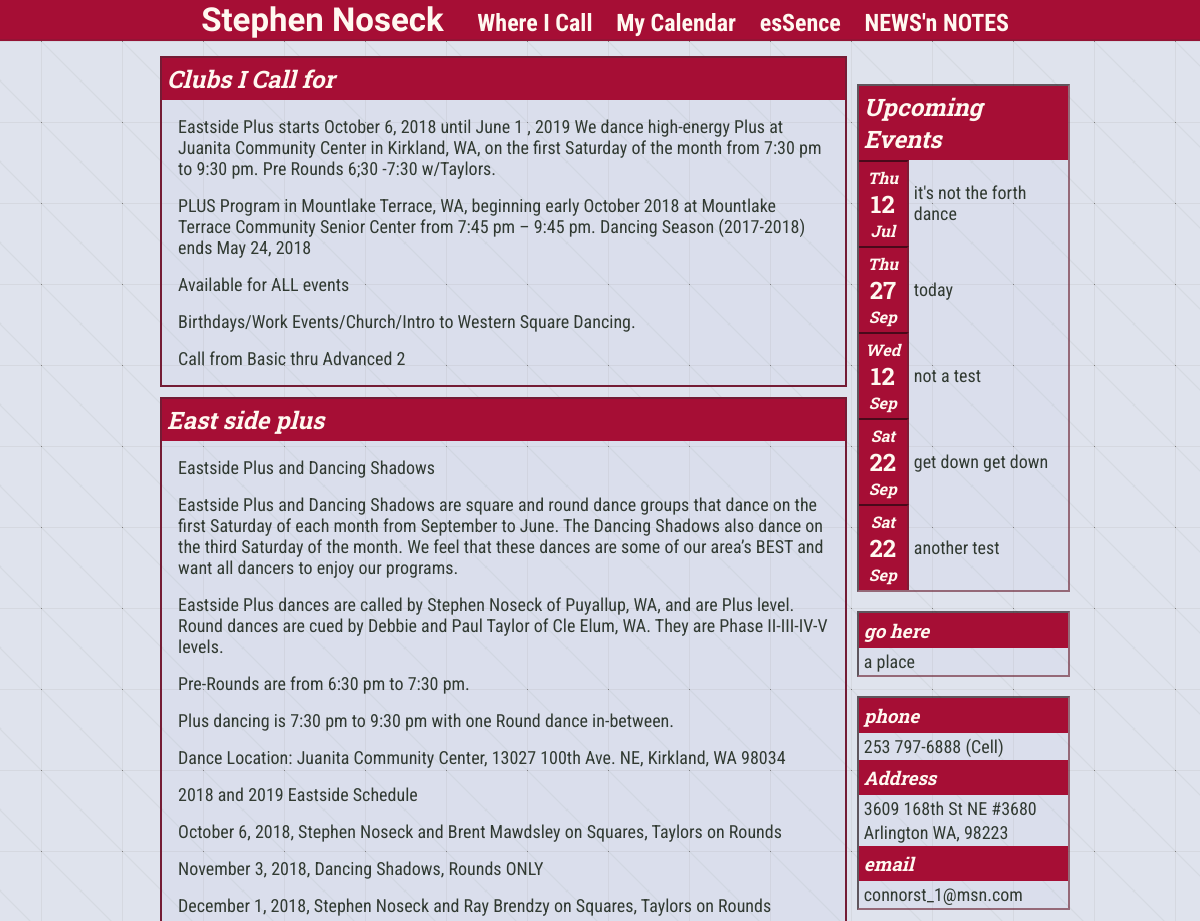
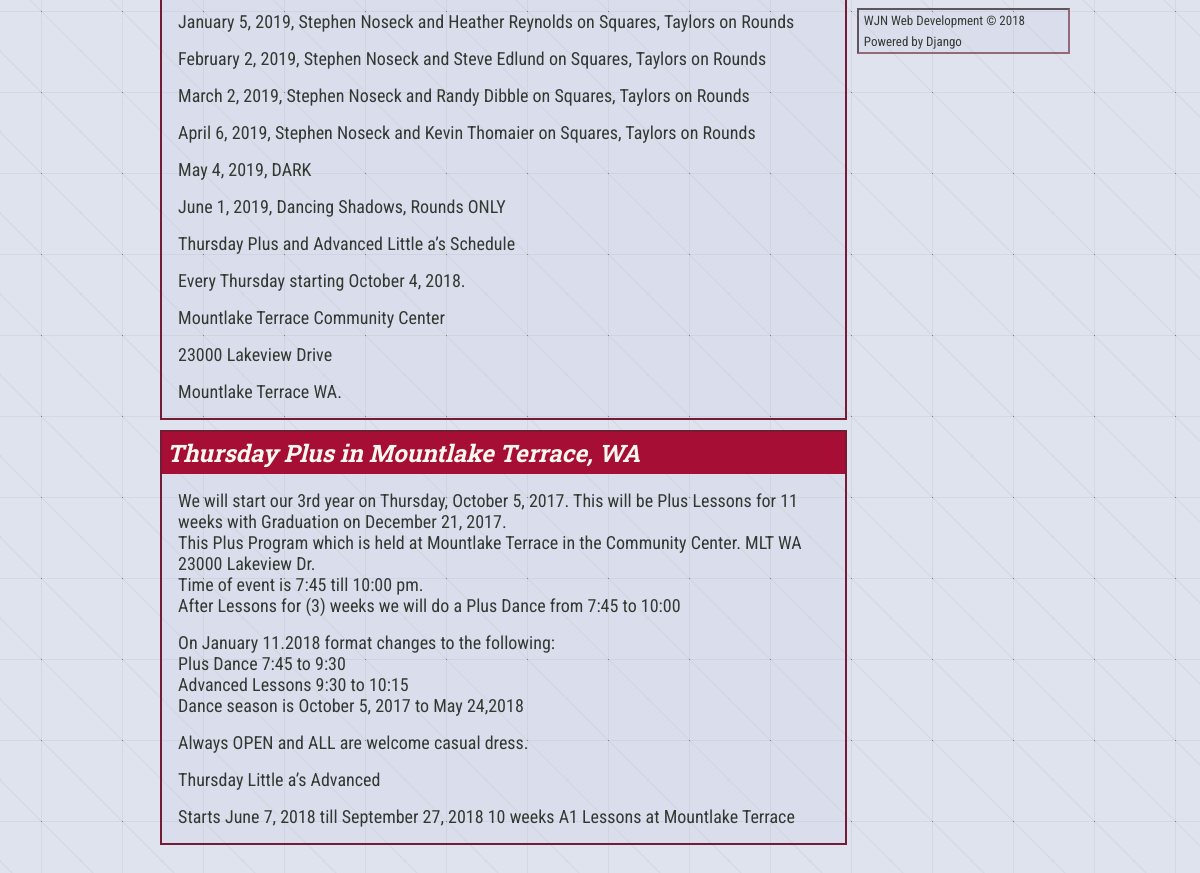
/venues, run on the app's committed database (2 pictures, top to bottom).
### Stevie/models.py (models this page shows, shortened)
class Post(models.Model):
    HOME = 'HM'
    VENUES = 'VN'
    CALENDAR = 'CL'
    ESSENSE = 'ES'
    SIDEBAR = 'SB'
    CONTACT_INFO = 'CI'
    NEWSN_NOTES = 'NN'
    PAGE_INDEX = (
        (HOME, 'Home'),
        (VENUES, 'Venues'),
        (CALENDAR, 'Calendar'),
        (ESSENSE, 'esSense'),
        (SIDEBAR, 'Sidebar'),
        (CONTACT_INFO, 'Contact Info'),
        (NEWSN_NOTES, 'NEWS\'n NOTES')
    )
    title = models.CharField(max_length=100, blank=True, null=True)
    text = models.TextField(blank=True, null=True)
    page = models.CharField(max_length=2, choices=PAGE_INDEX)
    address = models.CharField(max_length=100, blank=True, null=True)
    venue = models.CharField(max_length=100, blank=True, null=True)
    letter = models.FileField(upload_to='newsletters', blank=True, null=True)

class Calendar(models.Model):
    title = models.CharField(max_length=100)
    date_time = models.DateTimeField()
    address = models.CharField(max_length=100)
    venue = models.CharField(max_length=100)
    description = models.TextField()
    flyer = models.ImageField(upload_to='flyers', blank=True, null=True)
    event_site = models.URLField(blank=True, null=True)
    def getMonth(self):
        return self.date_time.strftime('%b')
    def dayOfWeek(self):
        return self.date_time.strftime('%a')

### Stevie/views.py (the view)
# urls.py: path('venues', views.venues, name='venues'),
def venues(request):
    cal = Calendar.objects.all()[:5]
    side = Post.objects.filter(page='SB')
    info = Post.objects.filter(page='CI')
    post = Post.objects.filter(page='VN')
    context = {'post' : post, 'title': '- Where I Call', 'side': side, 'info': info, 'cal': cal}
    return render(request, 'Stevie/posts.html', context)

### Stevie/templates/Stevie/posts.html (shortened to what this page needs)
{% extends 'layout.html' %}
{% block content %}
    {% if post %}
        <div>
            {% for p in post %}
                <section>
                    <h1>{{ p.title }}</h1>
                    <div class="text">
                        <p>{{ p.text|linebreaks }}</p>
                    </div>
                </section>
            {% endfor %}
        </div>
    {% else %}
        <p style="display: none">There isn't anything here...</p>
    {% endif %}
{% endblock content %}

### Stevie/templates/Stevie/sidebar.html
<div>
    {% if cal %}
        {% include 'Stevie/sideCal.html' %}
    {% endif %}
</div>
<br>
<div>
    {% if side %}
        {% for s in side %}
            <section>
                <h3>{{ s.title }}</h3>
                <p>{{ s.text|linebreaks }}</p>
            </section>
        {% endfor %}
    {% else %}
        <p style="display: none">no links</p>
    {% endif %}
</div>
<br>
<div>
    {% if info %}
        {% for i in info %}
            <section>
                <h3>{{ i.title }}</h3>
                <p>{{ i.text|linebreaks }}</p>
            </section>
        {% endfor %}
    {% else %}
        <p style="display: none">no contact info</p>
    {% endif %}
</div>
<br>
<div class="foot">
    {% include 'Stevie/footer.html' %}
</div>

### Stevie/templates/Stevie/sideCal.html (shortened to what this page needs)
<section class="cal-title"><h1>Upcoming Events</h1></section>
    {% for c in cal %}
        <section class="cal-sec">
            <article>
                    <span class="cal-box">
                        <h4>{{ c.dayOfWeek }}</h4>
                        <h2>{{ c.date_time.day}}</h2>
                        <h4>{{ c.getMonth }}</h4>
                    </span>
            </article>
                {% if c.event_site %}
                    <a href="{{ c.event_site }}">
                {% endif %}
                    <p>{{ c.title }}</p>
                {% if c.event_site %}
                    </a>
                {% endif %}
        </section>
    {% endfor %}

### Stevie/static/styles.css (style rules this page uses)
body { background-color: #d3d9e6b6; background-image: url("./axiom-pattern.png"); text-align: center; color: #313a32; font-family: 'Roboto Condensed', sans-serif; }
p { font-size: 18px; }
h1, h2, h3, h4, h5, h6 { font-family: 'Roboto Slab', serif; color: #fff8f0; }
@media screen and (min-width: 400px) { .cal-sec { display: grid; grid-template-columns: 50px 1fr; } }
@media screen and (min-width: 767px) { .cal-sec { display: grid; grid-template-columns: 50px 1fr; } }
a { text-decoration: none; color: #313a32; }
.content p { margin: 16px; }
.text { z-index: 1; }
section { border: 2px solid #741C35; background-color: #9eacda15; margin-top: 10px; text-align: left; overflow: auto; }
section h1, h3, h4 { background-color: #a60e35; font-weight: bold; font-stretch: expanded; font-style: italic; margin: 0; padding: 5px; }
.side section { background-image: none; border: none; margin: 0; }
.side div { border: #6b2436a2 inset 2px; }
.side p { margin: 3px 5px; }
.cal-title { background-color: #a60e35; display: grid; grid-template-columns: 2fr auto 3fr; }
.cal-title h1 { grid-column: 2; }
.cal-sec p, .cal-sec a { margin-top: auto; margin-bottom: auto; }
.cal-box { text-align: center; }
.cal-box :first-child { margin-top: 5px; }
.cal-box :last-child { margin-bottom: 5px; }
article { background-color: #a60e35; border: #6b2436a2 inset 2px; border-left: none; border-bottom: none; }
article * { margin: 0 3px; padding: 0; }

### data on the page
Post: title "Clubs I Call for", text "Eastside Plus starts October 6, 2018 until June 1 , 2019 We dance high-energy Plus at Juanita Community Center in Kirkland, WA, on the first Saturday of the month from 7:30 pm to 9:30 pm. Pre Rounds 6;30 -7:30 w/Taylors. PLUS Program in Mountlake Terrace, WA, beginning early October 2018 at Mountlake Terrace Community Senior Center from 7:45 pm – 9:45 pm. Dancing Season (2017-2018) ends May 24, 2018 Available for ALL events Birthdays/Work Events/Church/Intro to Western Square Dancing. Call from Basic thru Advanced 2"
Post: title "East side plus", text "Eastside Plus and Dancing Shadows Eastside Plus and Dancing Shadows are square and round dance groups that dance on the first Saturday of each month from September to June. The Dancing Shadows also dance on the third Saturday of the month. We feel that these dances are some of our area’s BEST and want all dancers to enjoy our programs. Eastside Plus dances are called by Stephen Noseck of Puyallup, WA, and are Plus level. Round dances are cued by Debbie and Paul Taylor of Cle Elum, WA. They are Phase II-III-IV-V levels. Pre-Rounds are from 6:30 pm to 7:30 pm. Plus dancing is 7:30 pm to 9:30 pm with one Round dance in-between. Dance Location: Juanita Community Center, 13027 100th Ave. NE,…"
Post: title "Thursday Plus in Mountlake Terrace, WA", text "We will start our 3rd year on Thursday, October 5, 2017. This will be Plus Lessons for 11 weeks with Graduation on December 21, 2017. This Plus Program which is held at Mountlake Terrace in the Community Center. MLT WA 23000 Lakeview Dr. Time of event is 7:45 till 10:00 pm. After Lessons for (3) weeks we will do a Plus Dance from 7:45 to 10:00 On January 11.2018 format changes to the following: Plus Dance 7:45 to 9:30 Advanced Lessons 9:30 to 10:15 Dance season is October 5, 2017 to May 24,2018 Always OPEN and ALL are welcome casual dress. Thursday Little a’s Advanced Starts June 7, 2018 till September 27, 2018 10 weeks A1 Lessons at Mountlake Terrace"
Calendar: dayOfWeek "Thu", date_time.day "12", getMonth "Jul", title "it's not the forth dance"
Calendar: dayOfWeek "Thu", date_time.day "27", getMonth "Sep", title "today"
Calendar: dayOfWeek "Wed", date_time.day "12", getMonth "Sep", title "not a test"
Calendar: dayOfWeek "Sat", date_time.day "22", getMonth "Sep", title "get down get down"
Calendar: dayOfWeek "Sat", date_time.day "22", getMonth "Sep", title "another test"
Post: title "go here", text "a place"
Post: title "phone", text "253 797-6888 (Cell)"
Post: title "Address", text "3609 168th St NE #3680 Arlington WA, 98223"
Post: title "email", text "connorst_1@msn.com"
